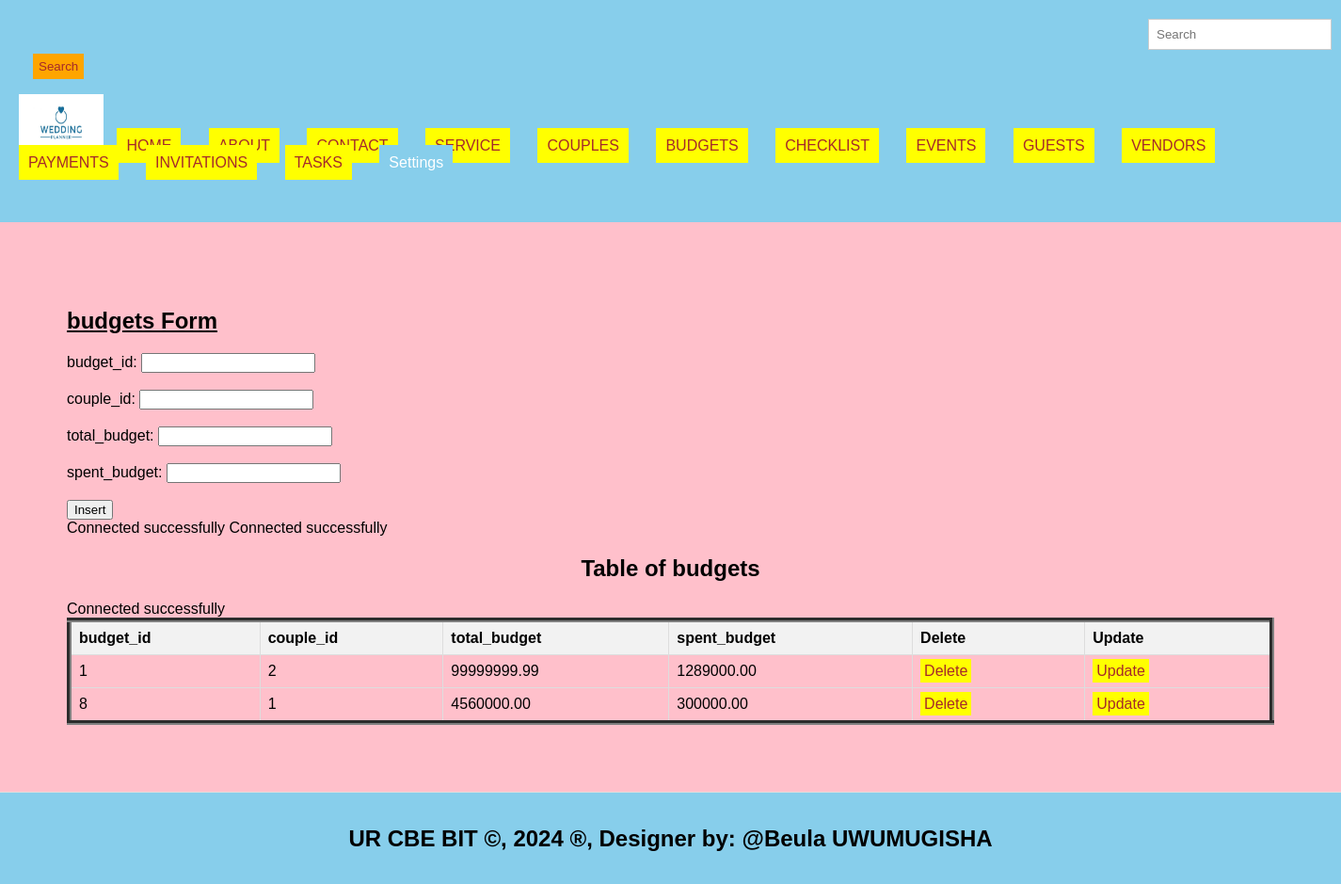
The app's page /budgets.php with its own data.
### tables this page shows
CREATE TABLE `budgets` (
  `budget_id` int(11) NOT NULL,
  `couple_id` int(11) DEFAULT NULL,
  `total_budget` decimal(10,2) NOT NULL,
  `spent_budget` decimal(10,2) NOT NULL
);

### budgets.php (the view, shortened to what this page needs)
<!DOCTYPE html>
<html lang="en">
<head>
  <link rel="stylesheet" type="text/css" href="style.css" title="style 1" media="screen, tv, projection, handheld, print"/>
  </head>
  <header>
<body bgcolor="pink">
  <form class="d-flex" role="search" action="search.php">
      <input class="form-control me-2" type="search" placeholder="Search" aria-label="Search" name="query">
      <button class="btn btn-outline-success" type="submit">Search</button>
    </form>
  <ul style="list-style-type: none; padding: 0;">
    <li style="display: inline; margin-right: 10px;">
    <img src="./images/wedding logo.png" width="90" height="60" alt="Logo">
  </li>
    <li style="display: inline; margin-right: 10px;"><a href="./home.html">HOME</a>
  </li>
    <li style="display: inline; margin-right: 10px;"><a href="./about.html">ABOUT</a>
  </li>
    <li style="display: inline; margin-right: 10px;"><a href="./contact.html">CONTACT</a>
  </li>
    <li style="display: inline; margin-right: 10px;"><a href="./Service.html">SERVICE</a>
  </li>
    <li style="display: inline; margin-right: 10px;"><a href="./couples.php">COUPLES</a>
  </li>
      <li style="display: inline; margin-right: 10px;"><a href="./budgets.php">BUDGETS</a>
  </li>
    <li style="display: inline; margin-right: 10px;"><a href="./checklist.php">CHECKLIST</a>
  </li>
    <li style="display: inline; margin-right: 10px;"><a href="./events.php">EVENTS</a>
  </li>
    <li style="display: inline; margin-right: 10px;"><a href="./guests.php">GUESTS</a>
  </li>
  <li style="display: inline; margin-right: 10px;"><a href="./vendors.php">VENDORS</a>
  </li>
    <li style="display: inline; margin-right: 10px;"><a href="./payments.php">PAYMENTS</a>
  </li>
    <li style="display: inline; margin-right: 10px;"><a href="./invitations.php">INVITATIONS</a>
  </li>
   <li style="display: inline; margin-right: 10px;"><a href="./tasks.php">TASKS</a>
  </li>
    <li class="dropdown" style="display: inline; margin-right: 10px;">
      <a href="#" style="padding: 10px; color: white; background-color: skyblue; text-decoration: none; margin-right: 15px;">Settings</a>
    </li><br><br>
  </ul>
</header>
<section>
    <h1><u> budgets Form </u></h1>
    <form method="post" onsubmit="return confirmInsert();">
        <label for="bid">budget_id:</label>
        <input type="number" id="bid" name="bid"><br><br>
        <label for="cid">couple_id:</label>
        <input type="number" id="cid" name="cid"><br><br>
        <label for="tob">total_budget:</label>
        <input type="number" id="tob" name="tob" required><br><br>
        <label for=spb>spent_budget:</label>
        <input type="number" id="spb" name="spb" required><br><br>
        <input type="submit" name="add" value="Insert">
    </form>
<?php
include('database_connection.php');
?>
<?php
include('database_connection.php');
?>
<!DOCTYPE html>
<html>
<head>
</head>
<body>
    <center><h2>Table of budgets</h2></center>
    <table border="5">
        <tr>
            <th>budget_id</th>
            <th>couple_id</th>
            <th>total_budget</th>
            <th>spent_budget</th>
            <th>Delete</th>
            <th>Update</th>
        </tr>
        <?php
     include('database_connection.php');
        $sql = "SELECT * FROM budgets";
        $result = $connection->query($sql);
        if ($result->num_rows > 0) {
            while ($row = $result->fetch_assoc()) {
                $bid = $row['budget_id'];
                echo "<tr>
                    <td>" . $row['budget_id'] . "</td>
                    <td>" . $row['couple_id'] . "</td>
                    <td>" . $row['total_budget'] . "</td>
                    <td>" . $row['spent_budget'] . "</td>
                    <td><a style='padding:4px' href='delete_budgets.php?budget_id=$bid'>Delete</a></td>
                    <td><a style='padding:4px' href='update_budgets.php?budget_id=$bid'>Update</a></td>
                </tr>";
            }
        } else {
            echo "<tr><td colspan='6'>No data found</td></tr>";
        }
        ?>
    </table>
</body>
    </section>
<footer>
  <center>
    <marquee behavior='alternate'>
    <b><h2>UR CBE BIT &copy, 2024 &reg, Designer by: @Beula UWUMUGISHA</h2></b>
  </marquee>
  </center>
</footer>
</body>
</html>

### style.css (style rules this page uses)
body { font-family: Arial, sans-serif; margin: 0; padding: 0; }
.form-control { padding: 8px; margin-left: 4px; border: 1px solid #ccc; }
.btn { padding: 6px; background-color: orange; color: brown; border: none; }
.dropdown { position: relative; display: inline; margin-right: 10px; }
body { font-family: Arial,sans-serif; margin:0; padding:0; }
header { background-color:skyblue; padding: 20px; }
.dropdown { position: right; display:right; direction:rtl; }
section { padding:28px; border-bottom: 1px solid #ddd; }
footer { text-align: center; padding: 15px; background-color:skyblue; }

### budgets.php (style rules this page uses)
a { padding: 10px; color: white; background-color: yellow; text-decoration: none; margin-right: 15px; }
a:link { color: brown; }
button.btn { margin-left: 15px; margin-top: 4px; }
input.form-control { margin-left: 1200px; padding: 8px; }
header { background-color:skyblue; }
section { padding:71px; border-bottom: 1px solid #ddd; }
footer { text-align: center; padding: 15px; background-color:skyblue; }
table { width: 100%; border-collapse: collapse; }
th, td { border: 1px solid #ddd; padding: 8px; text-align: left; }
th { background-color: #f2f2f2; }

### records on screen
budgets: budget_id "1", couple "2", total_budget "99999999.99", spent_budget "1289000.00"
budgets: budget_id "8", couple "1", total_budget "4560000.00", spent_budget "300000.00"
